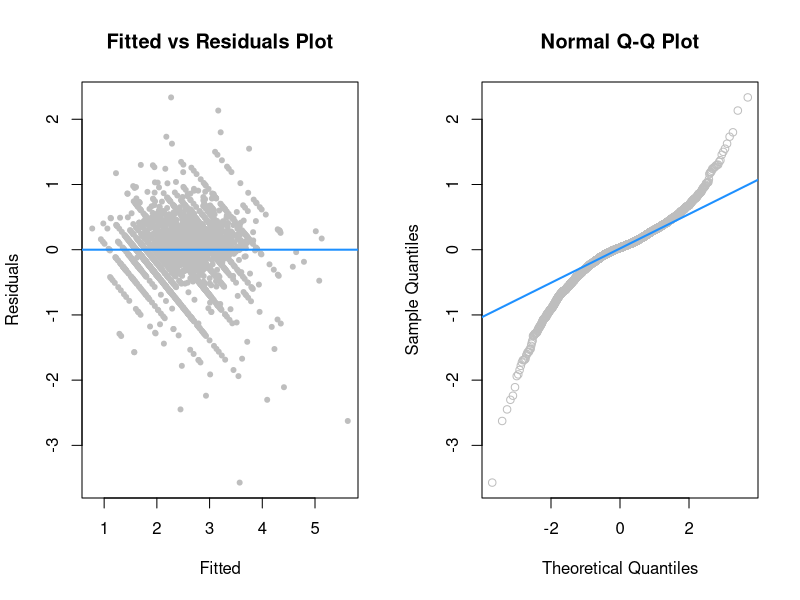
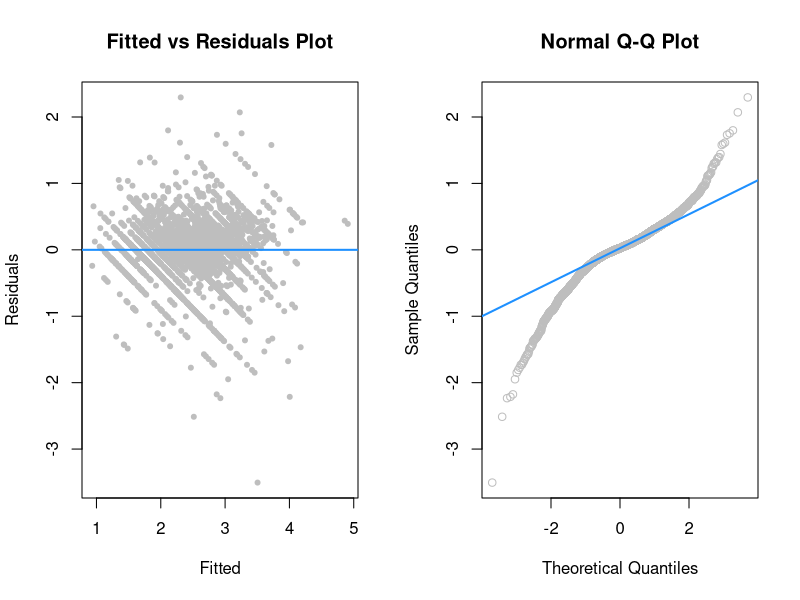
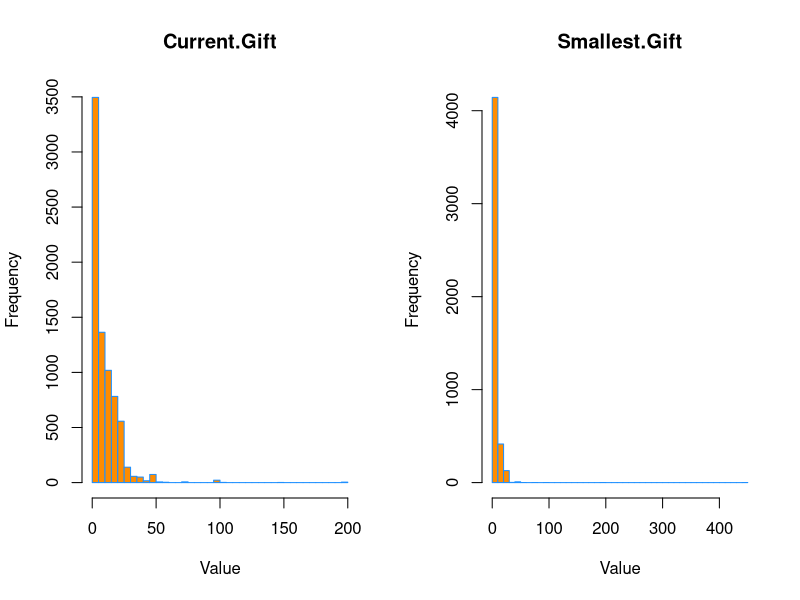
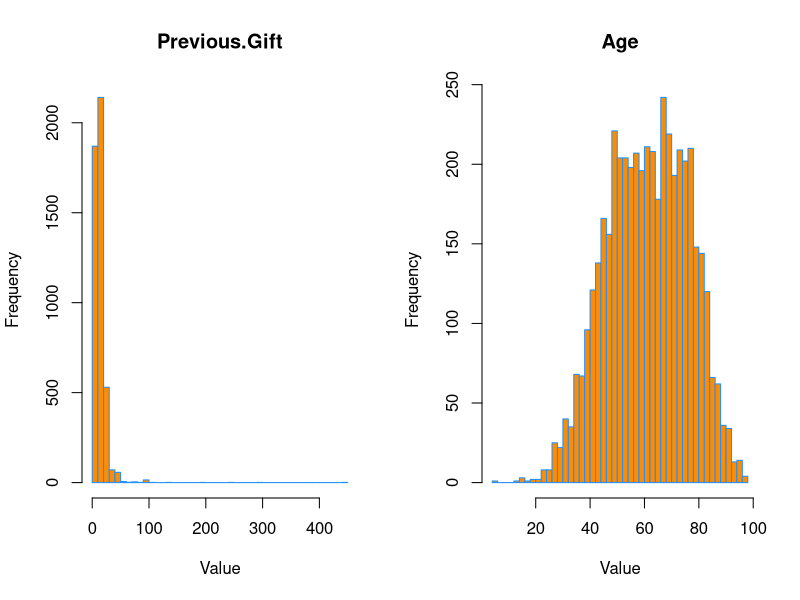
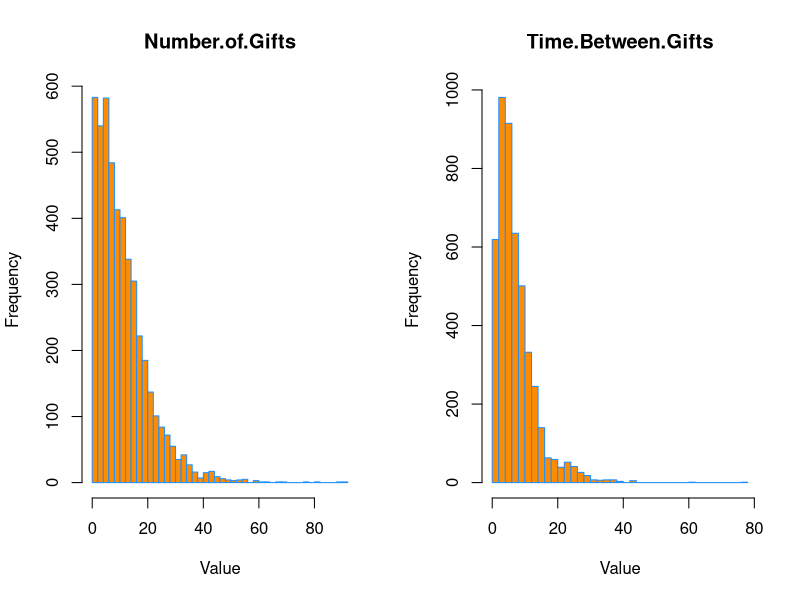
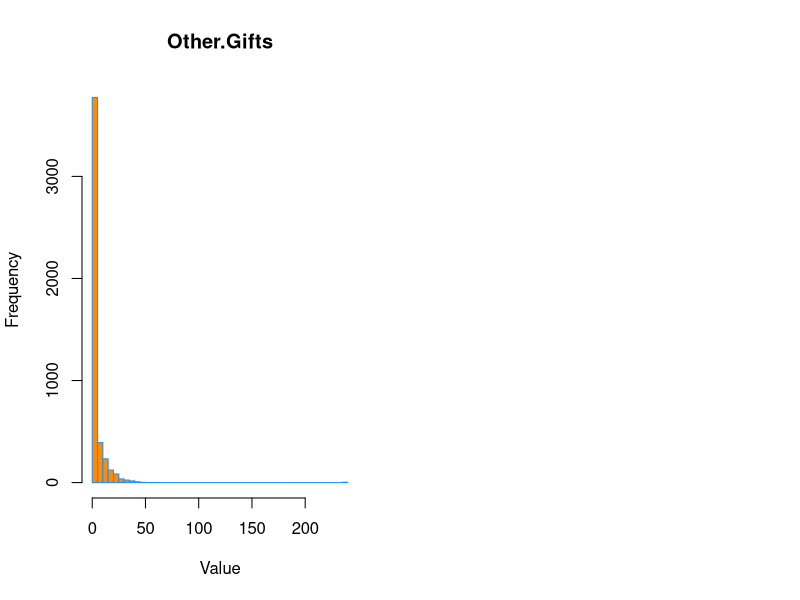

Source code (R) for these figures, in order:
library(lmtest)

#Calculates LOOCV RMSE for a Model
get_loocv_rmse = function(model) {
  sqrt(mean((resid(model) / (1 - hatvalues(model))) ^ 2))
}

#Calculates Adjusted R Squared Value for a Model
get_adj_r2 = function(model) {
  summary(model)$adj.r.squared
}

#Finds observations with leverage greater than 2 times the average leverage
get_high_leverage = function(model){
  hatvalues(model) > 2 * mean(hatvalues(model))
}

#Finds observations with a standardized residual greater than a magnitude of 2
get_outliers = function(model){
  rstandard(model)[abs(rstandard(model)) > 2]
}

#Finds observations with a cooks.distance greater than 4 / number of observations
get_high_influcence = function(model){
  cooks.distance(model_1) > 4 / length(cooks.distance(model))
}

#Uses Breusch-Pagan Test to validate Constant Variance assumption
get_bp_p_value = function(model) {
  unname(bptest(model)$p.value)
}

get_sw_p_value = function(model) {
	if (length(resid(model)) > 5000) {
		p_val = shapiro.test(sample(resid(model),5000))$p.value
	} else {
		p_val = shapiro.test(resid(model))$p.value
	}
	unname(p_val)
}

diagnostic_plots = function(model, pcol = "grey", lcol = "dodgerblue") {

	par(mfrow=c(1,2))
	# A fitted versus residuals plot
	plot(fitted(model), resid(model), col = pcol, pch = 20,
		xlab = "Fitted", ylab = "Residuals", main = "Fitted vs Residuals Plot")
	abline(h = 0, col = lcol, lwd = 2)
	# A Normal Q-Q plot
	qqnorm(resid(model), main = "Normal Q-Q Plot", col = pcol)
	qqline(resid(model), col = lcol, lwd = 2)

}

get_model_diagnostics = function(model, pcol = "grey", lcol = "dodgerblue", plot_it = FALSE) {
	if (plot_it == TRUE) {
		diagnostic_plots(model, pcol, lcol)
	}
	res = c("BP Test P-Value" = get_bp_p_value(model),"SW Test P-Value" = get_sw_p_value(model)) 
	res
}

evaluate_model = function(model) {
	res = c("LOOCV_RMSE" = get_loocv_rmse(model),"Adj. R-squared" = get_adj_r2(model)) 
	res
}

nvo_data = read.table("nvo.txt", sep = "\t",header = TRUE, fileEncoding = "UTF-8")
nvo_data$Sex = as.factor(nvo_data$Sex)
nvo_data$Own.Home. = as.factor(nvo_data$Own.Home.)
nvo_data$Total.Wealth = as.factor(nvo_data$Total.Wealth)

# Feature List
# Largest.Gift
# Smallest.Gift
# Current.Gift
# Previous.Gift
# Age
# Own.Home.
# Num.Children
# Total.Wealth
# Sex
# Number.of.Gifts
# Time.Between.Gifts
# Other.Gifts
# Average.Gift

# remove unnecessary columns from data to make model selection easier later on
nvo_cur_data = subset(nvo_data, select = -c(
	Average.Gift
	,Income
	,Sqrt.Smallest.Gift
	,Sqrt.Current.Gift
	,Sqrt.Largest.Gift
	,Sqrt.Previous.Gift
	,Sqrt.Average.Gift)
	)

# we are only intrested in predicting size of gifts received, not gifts not received
nvo_cur_data = nvo_cur_data[nvo_cur_data$Current.Gift > 0, ]

# this being 0 doesn't make sense. 0 time between 2 gifts should just be 1 larger gift
nvo_cur_data = nvo_cur_data[nvo_cur_data$Time.Between.Gifts > 0, ]

# people should only be in the dataset if they have contributed before
# their smallest and largest gifts would be > 0 logically
nvo_cur_data = nvo_cur_data[nvo_cur_data$Smallest.Gift > 0, ]
nvo_cur_data = nvo_cur_data[nvo_cur_data$Largest.Gift > 0, ]

# simple models
add_cur_model = lm(Current.Gift ~ ., data = nvo_cur_data)
evaluate_model(add_cur_model)
get_model_diagnostics(add_cur_model)

two_way_cur_model = lm(Current.Gift ~ . ^ 2, data = nvo_cur_data)
evaluate_model(two_way_cur_model)
get_model_diagnostics(two_way_cur_model)

add_log_cur_model = lm(log(Current.Gift) ~ ., data = nvo_cur_data)
evaluate_model(add_log_cur_model)
get_model_diagnostics(add_log_cur_model)

add_log_two_way_cur_model = lm(log(Current.Gift) ~ . ^ 2, data = nvo_cur_data)
evaluate_model(add_log_two_way_cur_model)
get_model_diagnostics(add_log_two_way_cur_model)

# large working models
big_cur_mod = lm(log(Current.Gift) ~ log(Previous.Gift) + log(Largest.Gift) + log(Smallest.Gift) + Age + I(Age^2) + I(Age^3) + (Own.Home. + Num.Children + Total.Wealth + Sex + Number.of.Gifts + Time.Between.Gifts + Other.Gifts + I(Other.Gifts^2)) ^ 3, data = nvo_cur_data)
evaluate_model(big_cur_mod)
get_model_diagnostics(big_cur_mod, plot_it = TRUE)

smaller_cur_mod = lm(log(Current.Gift) ~ (log(Previous.Gift) + log(Largest.Gift) + log(Smallest.Gift)) ^ 3 + (Age + Own.Home. + Num.Children + Total.Wealth + Sex) ^ 3 + (Number.of.Gifts + Time.Between.Gifts + Other.Gifts) ^ 3, data = nvo_cur_data)
evaluate_model(smaller_cur_mod)
get_model_diagnostics(smaller_cur_mod, plot_it = TRUE)

# histograms of numeric variables

hist(nvo_data$Current.Gift,
     xlab   = "Value",
     main   = "Current.Gift",
     col    = "darkorange",
     border = "dodgerblue",
     breaks = 50)	 
hist(nvo_cur_data$Smallest.Gift,
     xlab   = "Value",
     main   = "Smallest.Gift",
     col    = "darkorange",
     border = "dodgerblue",
     breaks = 50)
hist(nvo_cur_data$Previous.Gift,
     xlab   = "Value",
     main   = "Previous.Gift",
     col    = "darkorange",
     border = "dodgerblue",
     breaks = 50)
hist(nvo_cur_data$Age,
     xlab   = "Value",
     main   = "Age",
     col    = "darkorange",
     border = "dodgerblue",
     breaks = 50)
hist(nvo_cur_data$Number.of.Gifts,
     xlab   = "Value",
     main   = "Number.of.Gifts",
     col    = "darkorange",
     border = "dodgerblue",
     breaks = 50)
hist(nvo_cur_data$Time.Between.Gifts,
     xlab   = "Value",
     main   = "Time.Between.Gifts",
     col    = "darkorange",
     border = "dodgerblue",
     breaks = 50)
hist(nvo_cur_data$Other.Gifts,
     xlab   = "Value",
     main   = "Other.Gifts",
     col    = "darkorange",
     border = "dodgerblue",
     breaks = 50)